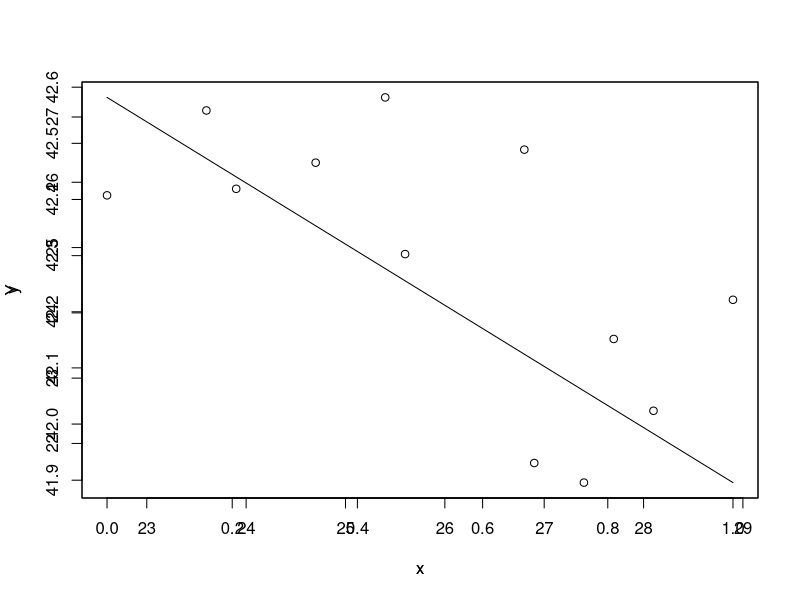
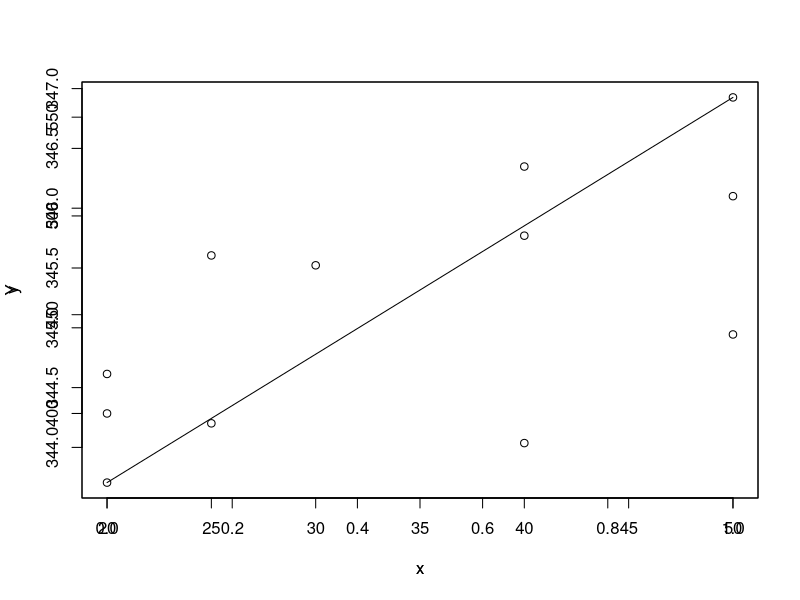

These charts were generated, in order, by the following R code:
#1
x<-c(26.8,25.4,28.9,23.6,27.7,23.9,24.7,28.1,26.9,27.4,22.6,25.6)
y<-c(26.5,27.3,24.2,27.1,23.6,25.9,26.3,22.5,21.7,21.4,25.8,24.9)
n<-(length(x))
xi<-sum(x)
yi<-sum(y)
a1<-sum(x^2)
b1<-sum(y^2)
p<-sum(x*y)
b<-((n*p)-(xi*yi))/((n*a1)-(xi*xi))
b
a<-(yi-(b*xi))/n
a
Y=function(X)((b*X)+a)
Y
Y(24.5)
plot(Y)
par(new=TRUE)
plot(x,y)

#2
x<-c(40,20,25,20,30,50,40,20,50,40,25,50)
y<-c(385,400,395,365,475,440,490,420,560,525,480,510)
n<-(length(x))
xi<-sum(x)
yi<-sum(y)
a1<-sum(x^2)
b1<-sum(y^2)
p<-sum(x*y)
b<-((n*p)-(xi*yi))/((n*a1)-(xi*xi))
b
a<-(yi-(b*xi))/n
a
Y=function(X)((b*X)+a)
Y
plot(Y)
par(new=TRUE)
plot(x,y)
